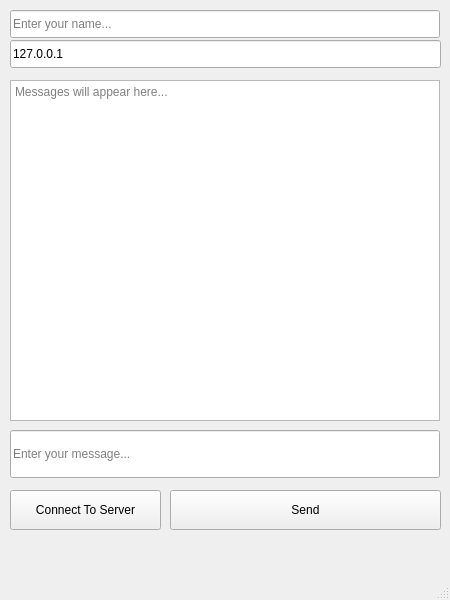
<?xml version="1.0" encoding="UTF-8"?>
<ui version="4.0">
 <class>MainWindow</class>
 <widget class="QMainWindow" name="MainWindow">
  <property name="geometry">
   <rect>
    <x>0</x>
    <y>0</y>
    <width>450</width>
    <height>600</height>
   </rect>
  </property>
  <property name="windowTitle">
   <string>Client Chat</string>
  </property>
  <widget class="QWidget" name="centralwidget">
   <widget class="QTextEdit" name="chatBox">
    <property name="geometry">
     <rect>
      <x>10</x>
      <y>80</y>
      <width>430</width>
      <height>341</height>
     </rect>
    </property>
    <property name="readOnly">
     <bool>true</bool>
    </property>
    <property name="placeholderText">
     <string>Messages will appear here...</string>
    </property>
   </widget>
   <widget class="QLineEdit" name="messageInput">
    <property name="geometry">
     <rect>
      <x>10</x>
      <y>430</y>
      <width>430</width>
      <height>48</height>
     </rect>
    </property>
    <property name="placeholderText">
     <string>Enter your message...</string>
    </property>
   </widget>
   <widget class="QPushButton" name="sendButton">
    <property name="geometry">
     <rect>
      <x>170</x>
      <y>490</y>
      <width>271</width>
      <height>40</height>
     </rect>
    </property>
    <property name="text">
     <string>Send</string>
    </property>
   </widget>
   <widget class="QLineEdit" name="usernameInput">
    <property name="geometry">
     <rect>
      <x>10</x>
      <y>10</y>
      <width>430</width>
      <height>28</height>
     </rect>
    </property>
    <property name="placeholderText">
     <string>Enter your name...</string>
    </property>
   </widget>
   <widget class="QLineEdit" name="serverIP">
    <property name="geometry">
     <rect>
      <x>10</x>
      <y>40</y>
      <width>431</width>
      <height>28</height>
     </rect>
    </property>
    <property name="text">
     <string>127.0.0.1</string>
    </property>
    <property name="placeholderText">
     <string>Enter Server IP</string>
    </property>
   </widget>
   <widget class="QPushButton" name="connectButton">
    <property name="geometry">
     <rect>
      <x>10</x>
      <y>490</y>
      <width>151</width>
      <height>40</height>
     </rect>
    </property>
    <property name="text">
     <string>Connect To Server</string>
    </property>
   </widget>
  </widget>
  <widget class="QMenuBar" name="menubar">
   <property name="geometry">
    <rect>
     <x>0</x>
     <y>0</y>
     <width>450</width>
     <height>25</height>
    </rect>
   </property>
  </widget>
  <widget class="QStatusBar" name="statusbar"/>
 </widget>
 <resources/>
 <connections/>
</ui>
